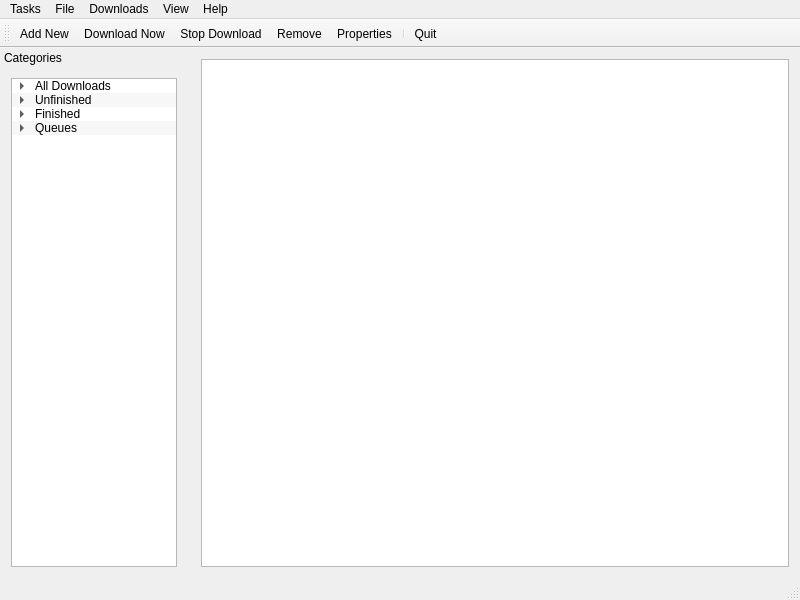
<?xml version="1.0" encoding="UTF-8"?>
<ui version="4.0">
 <class>MainWindow</class>
 <widget class="QMainWindow" name="MainWindow">
  <property name="geometry">
   <rect>
    <x>0</x>
    <y>0</y>
    <width>800</width>
    <height>600</height>
   </rect>
  </property>
  <property name="minimumSize">
   <size>
    <width>640</width>
    <height>480</height>
   </size>
  </property>
  <property name="windowTitle">
   <string>Download Manager</string>
  </property>
  <property name="windowIcon">
   <iconset resource="images.qrc">
    <normaloff>:/menu/images/AddDownload.png</normaloff>:/menu/images/AddDownload.png</iconset>
  </property>
  <property name="toolButtonStyle">
   <enum>Qt::ToolButtonFollowStyle</enum>
  </property>
  <widget class="QWidget" name="centralWidget">
   <layout class="QVBoxLayout" name="verticalLayout">
    <item>
     <widget class="QTableView" name="DownloadsTable">
      <property name="sizePolicy">
       <sizepolicy hsizetype="Maximum" vsizetype="Maximum">
        <horstretch>0</horstretch>
        <verstretch>0</verstretch>
       </sizepolicy>
      </property>
      <property name="maximumSize">
       <size>
        <width>10000</width>
        <height>10000</height>
       </size>
      </property>
      <property name="contextMenuPolicy">
       <enum>Qt::ActionsContextMenu</enum>
      </property>
      <property name="acceptDrops">
       <bool>true</bool>
      </property>
      <property name="editTriggers">
       <set>QAbstractItemView::NoEditTriggers</set>
      </property>
      <property name="dragEnabled">
       <bool>true</bool>
      </property>
      <property name="dragDropOverwriteMode">
       <bool>false</bool>
      </property>
      <property name="dragDropMode">
       <enum>QAbstractItemView::DragDrop</enum>
      </property>
      <property name="defaultDropAction">
       <enum>Qt::ActionMask</enum>
      </property>
      <property name="alternatingRowColors">
       <bool>true</bool>
      </property>
      <property name="selectionMode">
       <enum>QAbstractItemView::ExtendedSelection</enum>
      </property>
      <property name="selectionBehavior">
       <enum>QAbstractItemView::SelectRows</enum>
      </property>
      <property name="gridStyle">
       <enum>Qt::DashLine</enum>
      </property>
      <property name="sortingEnabled">
       <bool>true</bool>
      </property>
      <property name="cornerButtonEnabled">
       <bool>false</bool>
      </property>
      <attribute name="horizontalHeaderCascadingSectionResizes">
       <bool>false</bool>
      </attribute>
      <attribute name="horizontalHeaderStretchLastSection">
       <bool>true</bool>
      </attribute>
      <attribute name="verticalHeaderVisible">
       <bool>false</bool>
      </attribute>
      <attribute name="verticalHeaderStretchLastSection">
       <bool>false</bool>
      </attribute>
     </widget>
    </item>
   </layout>
  </widget>
  <widget class="QMenuBar" name="menuBar">
   <property name="geometry">
    <rect>
     <x>0</x>
     <y>0</y>
     <width>800</width>
     <height>25</height>
    </rect>
   </property>
   <widget class="QMenu" name="menuTasks">
    <property name="title">
     <string>Tasks</string>
    </property>
    <widget class="QMenu" name="menuExport">
     <property name="title">
      <string>Export</string>
     </property>
     <addaction name="actionTo_text_file"/>
    </widget>
    <widget class="QMenu" name="menuImport">
     <property name="title">
      <string>Import</string>
     </property>
     <addaction name="actionFrom_text_file"/>
    </widget>
    <addaction name="actionAdd_New"/>
    <addaction name="separator"/>
    <addaction name="menuExport"/>
    <addaction name="menuImport"/>
    <addaction name="separator"/>
    <addaction name="actionQuit"/>
   </widget>
   <widget class="QMenu" name="menuFile">
    <property name="title">
     <string>File</string>
    </property>
    <addaction name="actionStop_Download"/>
    <addaction name="actionRemove"/>
    <addaction name="actionDownload_Now"/>
    <addaction name="actionRedownload"/>
   </widget>
   <widget class="QMenu" name="menuDownload">
    <property name="title">
     <string>Downloads</string>
    </property>
    <addaction name="actionPause_All"/>
    <addaction name="actionStop_All"/>
    <addaction name="actionProperties"/>
    <addaction name="separator"/>
    <addaction name="actionDelete_All_Completed"/>
    <addaction name="separator"/>
    <addaction name="actionOptions"/>
   </widget>
   <widget class="QMenu" name="menuView">
    <property name="title">
     <string>View</string>
    </property>
    <addaction name="actionHide_Categories"/>
    <addaction name="actionArrange_Files"/>
   </widget>
   <widget class="QMenu" name="menuHelp">
    <property name="title">
     <string>Help</string>
    </property>
    <addaction name="actionAbout"/>
   </widget>
   <addaction name="menuTasks"/>
   <addaction name="menuFile"/>
   <addaction name="menuDownload"/>
   <addaction name="menuView"/>
   <addaction name="menuHelp"/>
  </widget>
  <widget class="QToolBar" name="mainToolBar">
   <property name="windowTitle">
    <string>Toolbar</string>
   </property>
   <property name="toolButtonStyle">
    <enum>Qt::ToolButtonFollowStyle</enum>
   </property>
   <attribute name="toolBarArea">
    <enum>TopToolBarArea</enum>
   </attribute>
   <attribute name="toolBarBreak">
    <bool>false</bool>
   </attribute>
   <addaction name="actionAdd_New"/>
   <addaction name="actionDownload_Now"/>
   <addaction name="actionStop_Download"/>
   <addaction name="actionRemove"/>
   <addaction name="actionProperties"/>
   <addaction name="separator"/>
   <addaction name="actionQuit"/>
  </widget>
  <widget class="QStatusBar" name="statusBar"/>
  <widget class="QDockWidget" name="dockCategories">
   <property name="sizePolicy">
    <sizepolicy hsizetype="Fixed" vsizetype="Expanding">
     <horstretch>0</horstretch>
     <verstretch>0</verstretch>
    </sizepolicy>
   </property>
   <property name="minimumSize">
    <size>
     <width>184</width>
     <height>513</height>
    </size>
   </property>
   <property name="maximumSize">
    <size>
     <width>184</width>
     <height>10000</height>
    </size>
   </property>
   <property name="contextMenuPolicy">
    <enum>Qt::DefaultContextMenu</enum>
   </property>
   <property name="toolTip">
    <string>Dock for Categories</string>
   </property>
   <property name="statusTip">
    <string/>
   </property>
   <property name="whatsThis">
    <string>Categories Dock</string>
   </property>
   <property name="accessibleName">
    <string comment="Categories" extracomment="Categories Dock">Categories</string>
   </property>
   <property name="accessibleDescription">
    <string>Categories Dock</string>
   </property>
   <property name="styleSheet">
    <string notr="true">border-color: rgb(0, 0, 0);</string>
   </property>
   <property name="features">
    <set>QDockWidget::DockWidgetMovable</set>
   </property>
   <property name="allowedAreas">
    <set>Qt::LeftDockWidgetArea|Qt::RightDockWidgetArea</set>
   </property>
   <property name="windowTitle">
    <string>Categories</string>
   </property>
   <attribute name="dockWidgetArea">
    <number>1</number>
   </attribute>
   <widget class="QWidget" name="dockWidgetContents">
    <layout class="QVBoxLayout" name="verticalLayout_2">
     <item>
      <widget class="QTreeWidget" name="categoriesTree">
       <property name="sizePolicy">
        <sizepolicy hsizetype="Fixed" vsizetype="Expanding">
         <horstretch>0</horstretch>
         <verstretch>0</verstretch>
        </sizepolicy>
       </property>
       <property name="minimumSize">
        <size>
         <width>166</width>
         <height>470</height>
        </size>
       </property>
       <property name="maximumSize">
        <size>
         <width>166</width>
         <height>1000</height>
        </size>
       </property>
       <property name="contextMenuPolicy">
        <enum>Qt::DefaultContextMenu</enum>
       </property>
       <property name="acceptDrops">
        <bool>true</bool>
       </property>
       <property name="autoScrollMargin">
        <number>15</number>
       </property>
       <property name="tabKeyNavigation">
        <bool>true</bool>
       </property>
       <property name="dragEnabled">
        <bool>false</bool>
       </property>
       <property name="dragDropMode">
        <enum>QAbstractItemView::DropOnly</enum>
       </property>
       <property name="defaultDropAction">
        <enum>Qt::LinkAction</enum>
       </property>
       <property name="alternatingRowColors">
        <bool>true</bool>
       </property>
       <property name="animated">
        <bool>true</bool>
       </property>
       <attribute name="headerVisible">
        <bool>false</bool>
       </attribute>
       <attribute name="headerHighlightSections">
        <bool>true</bool>
       </attribute>
       <column>
        <property name="text">
         <string>Type</string>
        </property>
       </column>
       <item>
        <property name="text">
         <string>All Downloads</string>
        </property>
        <property name="icon">
         <iconset resource="images.qrc">
          <normaloff>:/categories/images/folder.png</normaloff>:/categories/images/folder.png</iconset>
        </property>
        <item>
         <property name="text">
          <string>Compressed</string>
         </property>
         <property name="icon">
          <iconset resource="images.qrc">
           <normaloff>:/categories/images/archive.png</normaloff>:/categories/images/archive.png</iconset>
         </property>
        </item>
        <item>
         <property name="text">
          <string>Documents</string>
         </property>
         <property name="icon">
          <iconset resource="images.qrc">
           <normaloff>:/categories/images/document.png</normaloff>:/categories/images/document.png</iconset>
         </property>
        </item>
        <item>
         <property name="text">
          <string>Music</string>
         </property>
         <property name="icon">
          <iconset resource="images.qrc">
           <normaloff>:/categories/images/audio.png</normaloff>:/categories/images/audio.png</iconset>
         </property>
        </item>
        <item>
         <property name="text">
          <string>Programs</string>
         </property>
         <property name="icon">
          <iconset resource="images.qrc">
           <normaloff>:/categories/images/downloadmanagment.png</normaloff>:/categories/images/downloadmanagment.png</iconset>
         </property>
        </item>
        <item>
         <property name="text">
          <string>Video</string>
         </property>
         <property name="icon">
          <iconset resource="images.qrc">
           <normaloff>:/categories/images/video.png</normaloff>:/categories/images/video.png</iconset>
         </property>
        </item>
       </item>
       <item>
        <property name="text">
         <string>Unfinished</string>
        </property>
        <property name="icon">
         <iconset resource="images.qrc">
          <normaloff>:/categories/images/folder_open.png</normaloff>:/categories/images/folder_open.png</iconset>
        </property>
        <item>
         <property name="text">
          <string>Compressed</string>
         </property>
         <property name="icon">
          <iconset resource="images.qrc">
           <normaloff>:/categories/images/archive.png</normaloff>:/categories/images/archive.png</iconset>
         </property>
        </item>
        <item>
         <property name="text">
          <string>Documents</string>
         </property>
         <property name="icon">
          <iconset resource="images.qrc">
           <normaloff>:/categories/images/document.png</normaloff>:/categories/images/document.png</iconset>
         </property>
        </item>
        <item>
         <property name="text">
          <string>Music</string>
         </property>
         <property name="icon">
          <iconset resource="images.qrc">
           <normaloff>:/categories/images/audio.png</normaloff>:/categories/images/audio.png</iconset>
         </property>
        </item>
        <item>
         <property name="text">
          <string>Programs</string>
         </property>
         <property name="icon">
          <iconset resource="images.qrc">
           <normaloff>:/categories/images/downloadmanagment.png</normaloff>:/categories/images/downloadmanagment.png</iconset>
         </property>
        </item>
        <item>
         <property name="text">
          <string>Video</string>
         </property>
         <property name="icon">
          <iconset resource="images.qrc">
           <normaloff>:/categories/images/video.png</normaloff>:/categories/images/video.png</iconset>
         </property>
        </item>
       </item>
       <item>
        <property name="text">
         <string>Finished</string>
        </property>
        <property name="icon">
         <iconset resource="images.qrc">
          <normaloff>:/categories/images/ok.png</normaloff>:/categories/images/ok.png</iconset>
        </property>
        <item>
         <property name="text">
          <string>Compressed</string>
         </property>
         <property name="icon">
          <iconset resource="images.qrc">
           <normaloff>:/categories/images/archive.png</normaloff>:/categories/images/archive.png</iconset>
         </property>
        </item>
        <item>
         <property name="text">
          <string>Documents</string>
         </property>
         <property name="icon">
          <iconset resource="images.qrc">
           <normaloff>:/categories/images/document.png</normaloff>:/categories/images/document.png</iconset>
         </property>
        </item>
        <item>
         <property name="text">
          <string>Music</string>
         </property>
         <property name="icon">
          <iconset resource="images.qrc">
           <normaloff>:/categories/images/audio.png</normaloff>:/categories/images/audio.png</iconset>
         </property>
        </item>
        <item>
         <property name="text">
          <string>Programs</string>
         </property>
         <property name="icon">
          <iconset resource="images.qrc">
           <normaloff>:/categories/images/downloadmanagment.png</normaloff>:/categories/images/downloadmanagment.png</iconset>
         </property>
        </item>
        <item>
         <property name="text">
          <string>Video</string>
         </property>
         <property name="icon">
          <iconset resource="images.qrc">
           <normaloff>:/categories/images/video.png</normaloff>:/categories/images/video.png</iconset>
         </property>
        </item>
       </item>
       <item>
        <property name="text">
         <string>Queues</string>
        </property>
        <property name="icon">
         <iconset resource="images.qrc">
          <normaloff>:/categories/images/prio_0.png</normaloff>:/categories/images/prio_0.png</iconset>
        </property>
        <item>
         <property name="text">
          <string>Main Queue</string>
         </property>
         <property name="icon">
          <iconset resource="images.qrc">
           <normaloff>:/categories/images/tab.png</normaloff>:/categories/images/tab.png</iconset>
         </property>
        </item>
        <item>
         <property name="text">
          <string>Queue #1</string>
         </property>
         <property name="icon">
          <iconset resource="images.qrc">
           <normaloff>:/categories/images/tab.png</normaloff>:/categories/images/tab.png</iconset>
         </property>
        </item>
        <item>
         <property name="text">
          <string>Queue #2</string>
         </property>
         <property name="icon">
          <iconset resource="images.qrc">
           <normaloff>:/categories/images/tab.png</normaloff>:/categories/images/tab.png</iconset>
         </property>
        </item>
        <item>
         <property name="text">
          <string>Queue #3</string>
         </property>
         <property name="icon">
          <iconset resource="images.qrc">
           <normaloff>:/categories/images/tab.png</normaloff>:/categories/images/tab.png</iconset>
         </property>
        </item>
       </item>
      </widget>
     </item>
    </layout>
   </widget>
  </widget>
  <action name="actionAdd_New">
   <property name="icon">
    <iconset resource="images.qrc">
     <normaloff>:/menu/images/add.png</normaloff>:/menu/images/add.png</iconset>
   </property>
   <property name="text">
    <string>Add New</string>
   </property>
   <property name="shortcut">
    <string>Ctrl+N</string>
   </property>
  </action>
  <action name="actionQuit">
   <property name="icon">
    <iconset resource="images.qrc">
     <normaloff>:/menu/images/exit.png</normaloff>:/menu/images/exit.png</iconset>
   </property>
   <property name="text">
    <string>Quit</string>
   </property>
  </action>
  <action name="actionStop_Download">
   <property name="icon">
    <iconset resource="images.qrc">
     <normaloff>:/menu/images/stop.png</normaloff>:/menu/images/stop.png</iconset>
   </property>
   <property name="text">
    <string>Stop Download</string>
   </property>
  </action>
  <action name="actionRemove">
   <property name="icon">
    <iconset resource="images.qrc">
     <normaloff>:/menu/images/remove.png</normaloff>:/menu/images/remove.png</iconset>
   </property>
   <property name="text">
    <string>Remove</string>
   </property>
  </action>
  <action name="actionDownload_Now">
   <property name="icon">
    <iconset resource="images.qrc">
     <normaloff>:/menu/images/media-playback-start.png</normaloff>:/menu/images/media-playback-start.png</iconset>
   </property>
   <property name="text">
    <string>Download Now</string>
   </property>
  </action>
  <action name="actionRedownload">
   <property name="icon">
    <iconset resource="images.qrc">
     <normaloff>:/menu/images/restart.png</normaloff>:/menu/images/restart.png</iconset>
   </property>
   <property name="text">
    <string>Redownload</string>
   </property>
  </action>
  <action name="actionPause_All">
   <property name="text">
    <string>Pause All</string>
   </property>
  </action>
  <action name="actionStop_All">
   <property name="text">
    <string>Stop All</string>
   </property>
  </action>
  <action name="actionDelete_All_Completed">
   <property name="icon">
    <iconset resource="images.qrc">
     <normaloff>:/menu/images/delete.png</normaloff>:/menu/images/delete.png</iconset>
   </property>
   <property name="text">
    <string>Delete All Completed</string>
   </property>
  </action>
  <action name="actionOptions">
   <property name="icon">
    <iconset resource="images.qrc">
     <normaloff>:/menu/images/settings.png</normaloff>:/menu/images/settings.png</iconset>
   </property>
   <property name="text">
    <string>Options</string>
   </property>
  </action>
  <action name="actionHide_Categories">
   <property name="checkable">
    <bool>true</bool>
   </property>
   <property name="text">
    <string>Hide Categories</string>
   </property>
  </action>
  <action name="actionAbout">
   <property name="icon">
    <iconset resource="images.qrc">
     <normaloff>:/menu/images/about.png</normaloff>:/menu/images/about.png</iconset>
   </property>
   <property name="text">
    <string>About</string>
   </property>
   <property name="shortcut">
    <string>F1</string>
   </property>
  </action>
  <action name="actionArrange_Files">
   <property name="icon">
    <iconset resource="images.qrc">
     <normaloff>:/menu/images/sort.png</normaloff>:/menu/images/sort.png</iconset>
   </property>
   <property name="text">
    <string>Arrange Files</string>
   </property>
  </action>
  <action name="actionTo_text_file">
   <property name="icon">
    <iconset resource="images.qrc">
     <normaloff>:/menu/images/text.png</normaloff>:/menu/images/text.png</iconset>
   </property>
   <property name="text">
    <string>to text file</string>
   </property>
  </action>
  <action name="actionFrom_text_file">
   <property name="icon">
    <iconset resource="images.qrc">
     <normaloff>:/menu/images/text.png</normaloff>:/menu/images/text.png</iconset>
   </property>
   <property name="text">
    <string>from text file</string>
   </property>
  </action>
  <action name="actionProperties">
   <property name="icon">
    <iconset resource="images.qrc">
     <normaloff>:/menu/images/batch.png</normaloff>:/menu/images/batch.png</iconset>
   </property>
   <property name="text">
    <string>Properties</string>
   </property>
   <property name="toolTip">
    <string>Show Download Properties</string>
   </property>
  </action>
 </widget>
 <layoutdefault spacing="6" margin="11"/>
 <resources>
  <include location="images.qrc"/>
 </resources>
 <connections/>
</ui>
